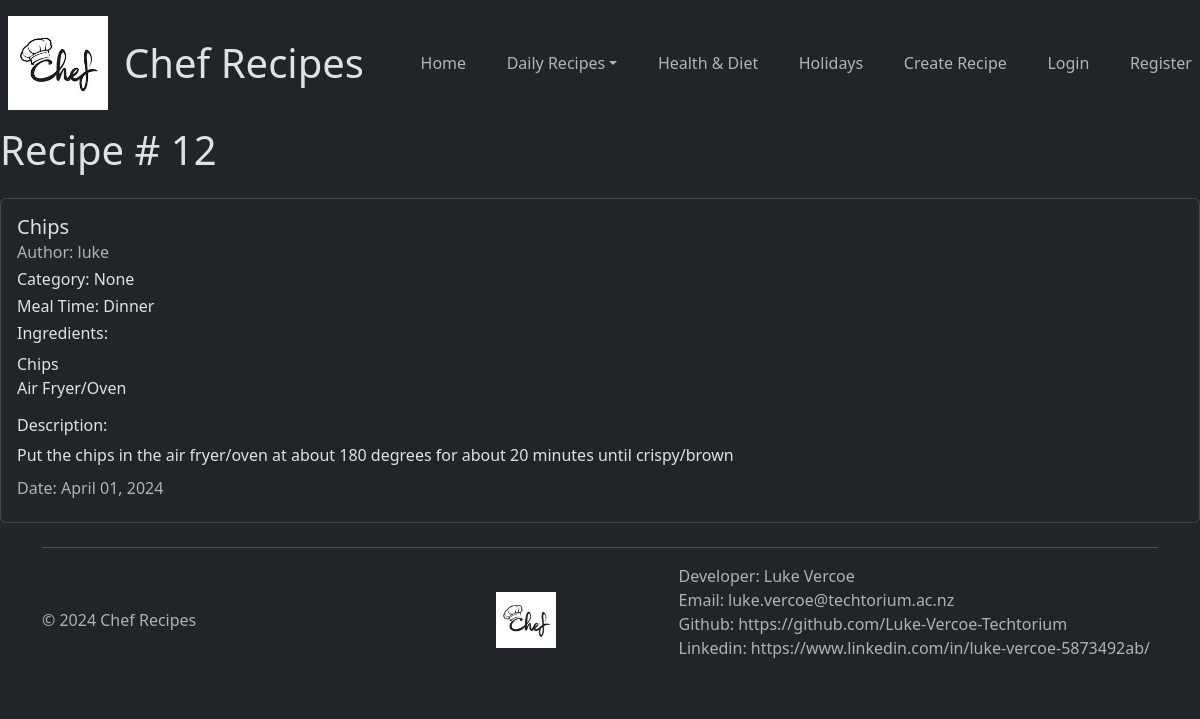
Screenshot of /recipe/12 with the database file from the repository.
### recipes/models.py (models this page shows, shortened)
class recipe(models.Model):
    class Meta:
        ordering = ('-updated_at',)
    title = models.CharField(max_length=100)
    ingredients = models.TextField()
    description = models.TextField()
    category = models.CharField(max_length=100, choices=(
        ("NONE", "None"),
        ("HEALTH_DIET", "Health & Diet"),
        ("HOLIDAYS", "Holidays"),
    ))
    meal_time = models.CharField(max_length=100, choices=(
        ("BREAKFAST", "Breakfast"),
        ("LUNCH", "Lunch"),
        ("DINNER", "Dinner"),
        ("DESSERT", "Dessert"),
    ))
    author = models.ForeignKey(User, on_delete=models.CASCADE)
    created_at = models.DateTimeField(auto_now_add=True)
    updated_at = models.DateTimeField(auto_now=True)

### recipes/views.py (the view)
# urls.py: path("recipe/<int:pk>", views.recipeDetailView.as_view(), name="recipes-detail"),
class recipeDetailView(DetailView):
    model = models.recipe

### recipes/templates/recipes/recipe_detail.html (shortened to what this page needs)
{% extends "recipes/base.html" %}
{% block content %}
<h1>Recipe # {{ object.id }}</h1>
<div class="card my-4">
    <div class="card-body">
        <h5 class="card-title">{{ object.title }}</h5>
        <h6 class="card-subtitle mb-2 text-muted">Author: {{ object.author }}</h6>
        <h6 class="card-title">Category: {{ object.get_category_display }}</h6>
        <h6 class="card-title">Meal Time: {{ object.get_meal_time_display }}</h6>
        <h6 class="card-title">Ingredients:</h6>
        <p class="card-text">
            {{ object.ingredients|linebreaksbr }}
        <h6 class="card-title">Description:</h6>
        <p class="card-text">
            {{ object.description|linebreaksbr }}
        <h6 class="card-subtitle mb-2 text-muted">Date: {{ object.updated_at|date:"F d, Y" }}</h6>
    </div>
</div>
{% endblock %}

### rows the page displays
recipe: id "12", title "Chips", author "luke", category "None", meal_time "Dinner", ingredients "Chips Air Fryer/Oven", description "Put the chips in the air fryer/oven at about 180 degrees for about 20 minutes until crispy/brown", updated_at "April 01, 2024"
